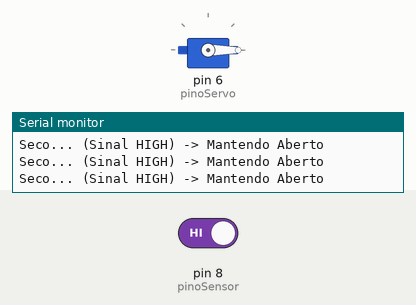
Recording of a sketch running on a simulated Arduino Uno, built with avr-gcc and run on an emulated ATmega328P. Parts: servo, the last lines printed to the serial monitor. The test bench sets the inputs (shaded band); at power-on: pin 8 (pinoSensor) HIGH.

Above: at 1.8 s.
1.9 s: pin 8 (pinoSensor) driven LOW
At 3.2 s:
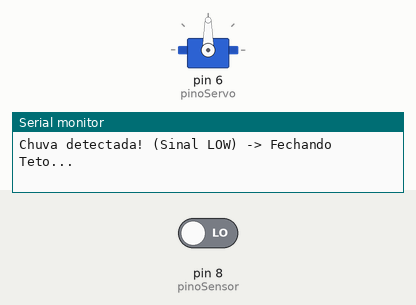
3.5 s: pin 8 (pinoSensor) driven HIGH
At 4.4 s:
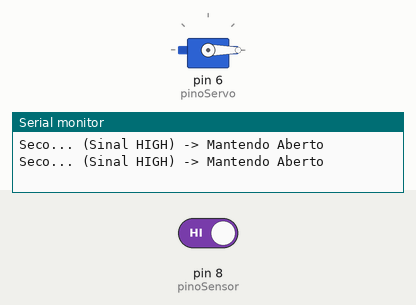
Timing chart, 0 to 6.5 s (numbered marks = the images above; inputs shaded):
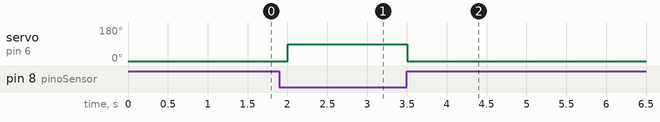

The sketch:

TRI.ino
```cpp
#include <Servo.h>

Servo meuServo;
int pinoSensor = 8; // O fio roxo está no pino 8 (Sinal do Sensor de Chuva)
int pinoServo = 6;  // O fio laranja está no pino 6 (Sinal do Servo)

void setup() {
  pinMode(pinoSensor, INPUT);

  meuServo.attach(pinoServo);

  Serial.begin(9600);
}

void loop() {

  int estadoChuva = digitalRead(pinoSensor);

  if (estadoChuva == LOW) {
    Serial.println("Chuva detectada! (Sinal LOW) -> Fechando Teto...");
    meuServo.write(90); // Move o servo para 90 graus (simulando fechar)
  } else {
    Serial.println("Seco... (Sinal HIGH) -> Mantendo Aberto");
    meuServo.write(0);  // Retorna o servo para 0 graus (simulando abrir)
  }

  delay(500);
}
```

Measured:
- after the input at 1.9 s, servo on pin 6 (pinoServo): 0° → 90° after 0.10 s
- after the input at 3.5 s, servo on pin 6 (pinoServo): 90° → 0° at once
